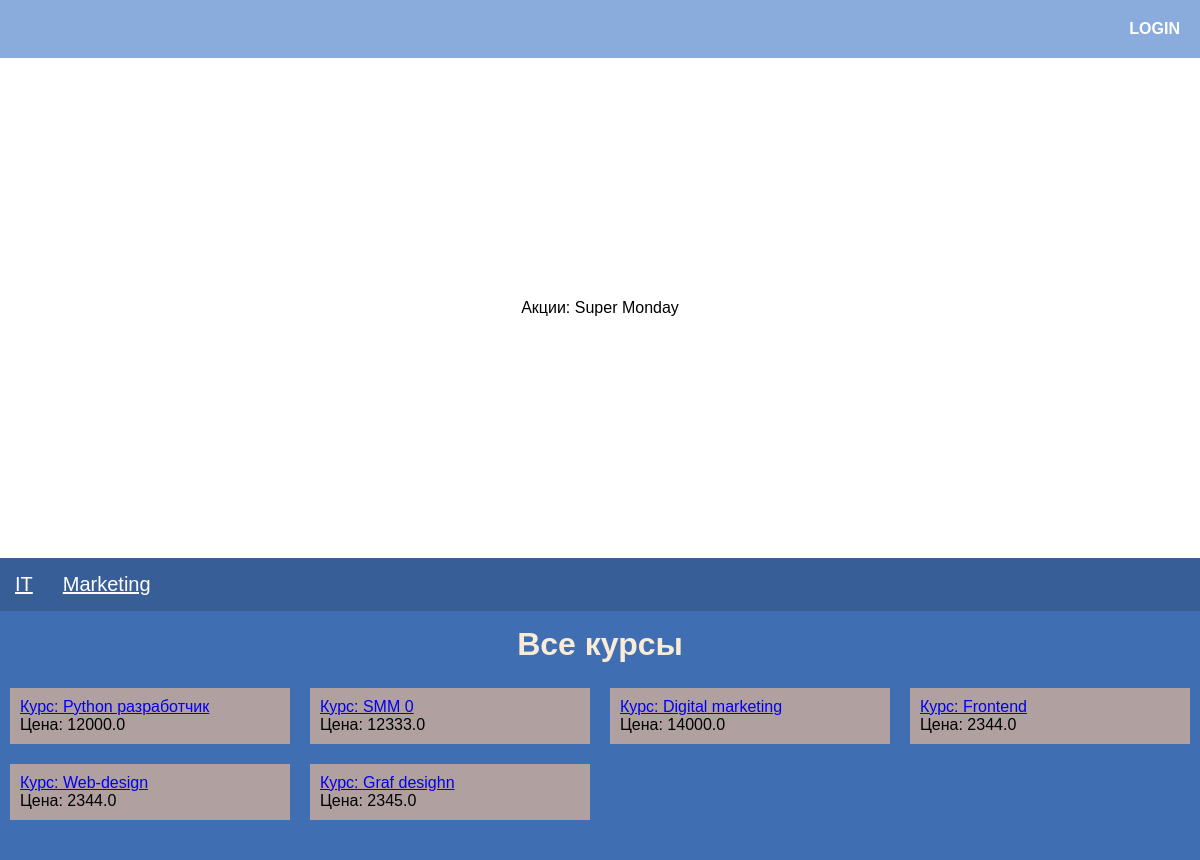
The page / on the database its author committed.
### main_page/models.py (models this page shows, shortened)
class Sale(models.Model):
    sale_name = models.CharField(max_length=75, null=True, blank=True)
    courses = models.ManyToManyField(Course)
    sale_start_date = models.DateField()
    sale_end_date = models.DateField()

class Category(models.Model):
    category_name = models.CharField(max_length=50)
    added_date = models.DateTimeField(auto_now_add=True)
    def __str__(self):
        return self.category_name

class Course(models.Model):
    course_name = models.CharField(max_length=50)
    course_price = models.FloatField()
    course_period = models.FloatField()
    course_description = models.TextField()
    course_photo = models.ImageField(upload_to='media', null=True, blank=True)
    course_category = models.ForeignKey(Category, on_delete=models.CASCADE)
    added_date = models.DateTimeField(auto_now_add=True)
    def __str__(self):
        return self.course_name

### main_page/views.py (the view)
# urls.py: path('', views.home_page),
def home_page(request):
    category = models.Category.objects.all()
    courses = models.Course.objects.all()
    sales = models.Sale.objects.all()
    context = {'category': category, 'courses': courses, 'sales': sales}
    return render(request, 'homepage.html', context)

### main_page/templates/homepage.html (shortened to what this page needs)
{% load static %}
<!DOCTYPE html>
<html lang="en">
<head>
    <link rel="stylesheet" href="{% static 'css/style.css' %}">
</head>
<body>
    <div class="container">
        <div class="container-block">
            <div class="header">
                <ul>
                    {% if not user.is_authenticated %}
                        <li><a href="/accounts/login">LOGIN</a></li>
                    {% else %}
                        <li><a href="/user_cart">Корзина</a></li>
                        <li><a href="/user_cabinet">Кабинет</a></li>
                        <li><a href="/accounts/logout">LOG OUT</a></li>
                    {% endif %}
                </ul>
            </div>
            <div class="sales">
                Акции: {% for i in sales %} {{ i.sale_name }} {% endfor %}
            </div>
            <div class="category">
                <ul>
                    {% for i in category %}
                        <li>
                            <a href="/category/{{ i }}">{{ i }}</a>
                        </li>
                    {% endfor %}
                </ul>
            </div>
            <div class="courses">
                <div class="courses_all_text">
                    <h1>Все курсы</h1>
                </div>
                <ul>
                    {% for i in courses %}
                        <div class="course_item">
                            <li>
                                <a href="/course/{{ i }}">Курс: {{ i }}</a>
                                <p>Цена: {{ i.course_price }}</p>
                            </li>
                        </div>
                    {% endfor %}
                </ul>
            </div>
        </div>
    </div>
</body>
</html>

### main_page/static/css/style.css (style rules this page uses)
* { padding: 0; margin: 0; box-sizing: border-box; font-family: sans-serif; }
.header { background:rgba(81, 132, 204, 0.673); font-family: sans-serif; }
.header ul { padding: 15px; display: flex; justify-content: flex-end; list-style: none; }
.header ul li { padding: 5px; }
.header ul li a { font-weight: bold; text-decoration: none; color: #ffff; }
.sales { height: 500px; display: flex; justify-content: center; align-items: center; }
.category ul { padding: 15px; display: flex; justify-content: flex-start; list-style: none; background: rgb(56, 94, 152); }
.category ul li { padding: 0 15px; }
.category ul li:last-child { padding-right: 0px; }
.category ul li:not(:last-child) { padding-left: 0px; }
.category ul li a { font-size: 20px; color: #ffff; }
.courses { padding: 15px 0; background: rgb(64, 110, 179); }
.courses_all_text { display: flex; justify-content: center; color: antiquewhite; }
.courses ul { display: flex; list-style: none; flex-wrap: wrap; padding: 15px 0; height: 100%; }
.courses ul .course_item { padding: 10px; flex: 0 1 25%; width: 100%; }
.courses ul li { background: rgb(176, 160, 160); padding: 10px; }

### rows shown on the page
Sale: sale_name "Super Monday"
Category: category_name "IT"
Category: category_name "Marketing"
Course: course_name "Python разработчик", course_price "12000.0"
Course: course_name "SMM 0", course_price "12333.0"
Course: course_name "Digital marketing", course_price "14000.0"
Course: course_name "Frontend", course_price "2344.0"
Course: course_name "Web-design", course_price "2344.0"
Course: course_name "Graf desighn", course_price "2345.0"
